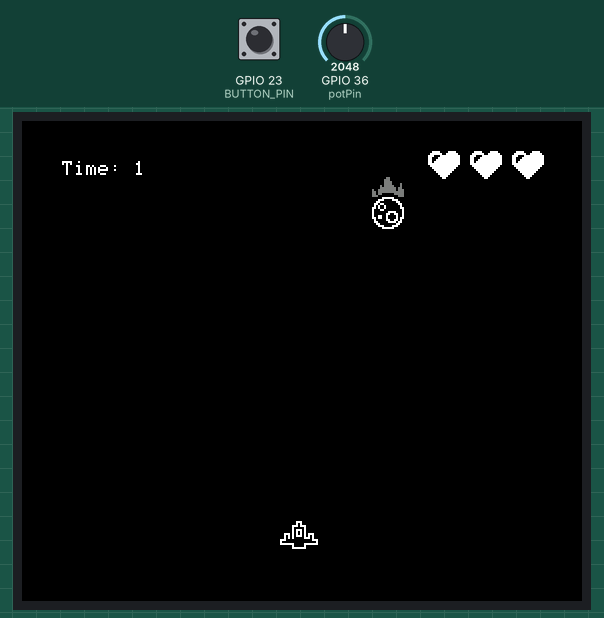
Recording of a program running on a simulated ESP32. Shown: 280×240 colour display. The inputs (shaded band) are chosen by the test bench; at power-on: GPIO 36 (potPin) = 2048, GPIO 23 (BUTTON_PIN) HIGH. Random numbers use the default seed unless the program sets one. At 11.3 s the program stops and its outputs stay as they are.

Above: at 1.4 s.
1.5 s: GPIO 36 (potPin) set to 2458
At 1.73 s:
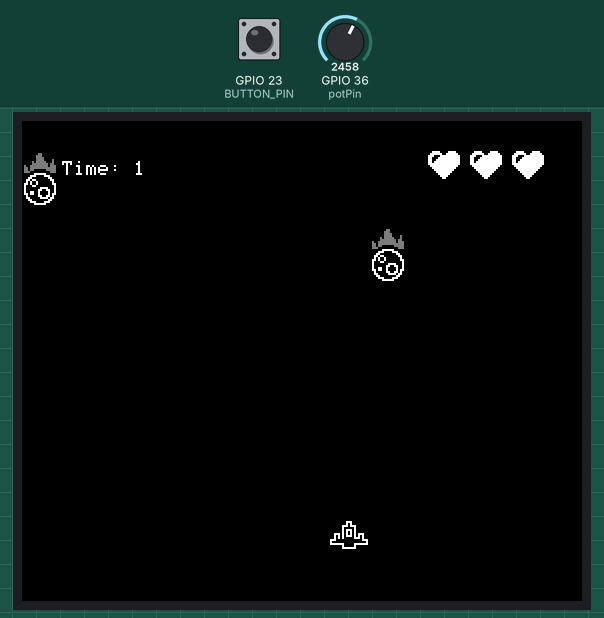
3.0 s: GPIO 36 (potPin) set to 2561
At 3.93 s:
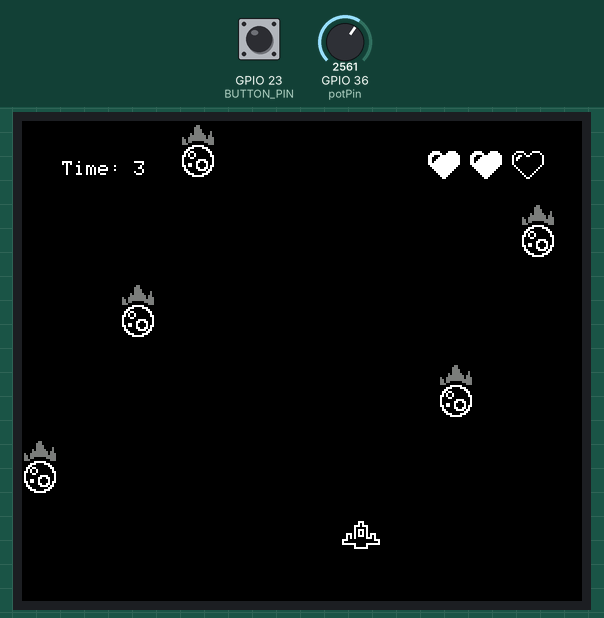
5.9 s: GPIO 23 (BUTTON_PIN) pulled LOW for 0.15 s
At 11.8 s:
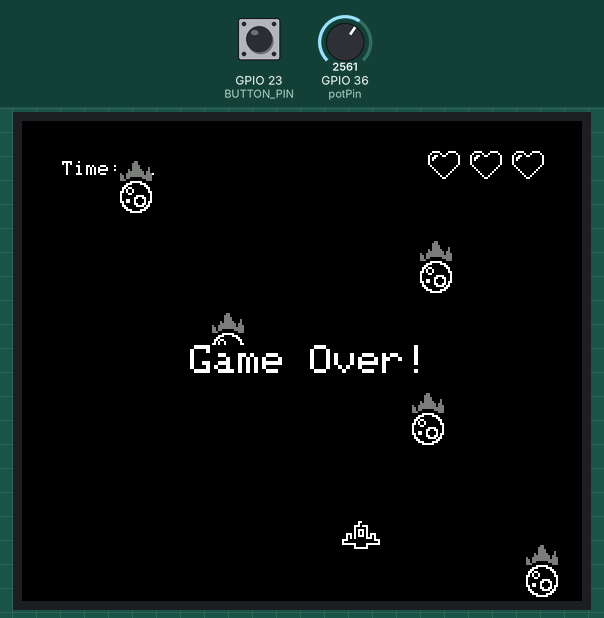
Timing chart, 0 to 12.8 s (numbered marks = the images above; inputs shaded):
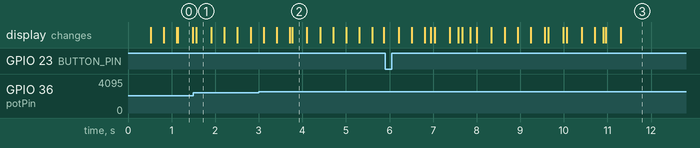

Measured:
- the behaviour switches between 2497 and 2498 on GPIO 36 (potPin) (found by bisection; images 1 and 2)

The program:

main.cpp
```cpp
// main.cpp
#include <TFT_eSPI.h>
#include <Graphics.h>
#include <Spaceship.h>
#include <Asteroid.h>
#include <Shot.h>

#define BUTTON_PIN 23

TFT_eSPI tft = TFT_eSPI();
const int potPin = 36;  // Potentiometer pin (other to ground)

unsigned long currentTime = 0;
unsigned int game_time = 0;
int last_loop_time = 0;
int current_loop_time = 0;

// Button shooting (press when High>>Low)
int lastState = LOW;
int currentState;

int Spaceship_life;

void setup() {
  //Serial.begin(115200); //debugging serial
    tft.init();
    tft.setRotation(1);
    tft.fillScreen(TFT_BLACK);

    pinMode(BUTTON_PIN, INPUT_PULLUP);

    initializeSpaceship(tft);
    initializeAsteroids();
    initializeShots();
    Spaceship_life = 3; // Initialize spaceship life
    drawHeart(tft, Spaceship_life); // Initial draw of hearts
}

void loop() {

  currentTime = millis();
  currentState = digitalRead(BUTTON_PIN);

  if (currentTime % 30 == 0) { // Base refresh speed


    last_loop_time = current_loop_time;
    current_loop_time = millis();
    int difference = current_loop_time - last_loop_time;

    potValue = analogRead(potPin) - 20;

    updateSpaceship(tft, potValue, difference, game_time);
    drawTimer(tft,game_time);
    drawHeart(tft, Spaceship_life);

    if (currentTime - lastSpawnTime >= spawnInterval) {
      spawnAsteroid(tft);
      lastSpawnTime = currentTime; // Update last spawn time
    }

    if (lastState == HIGH && currentState == LOW) {
      if (currentTime - lastShotTime >= shotInterval) {
        spawnShot(tft);
        lastShotTime = currentTime; // Update last shot time
      }
    }
    lastState = currentState;

    updateAsteroids(tft);
    updateShots(tft);
    checkCollision(tft);
  }

}
```
